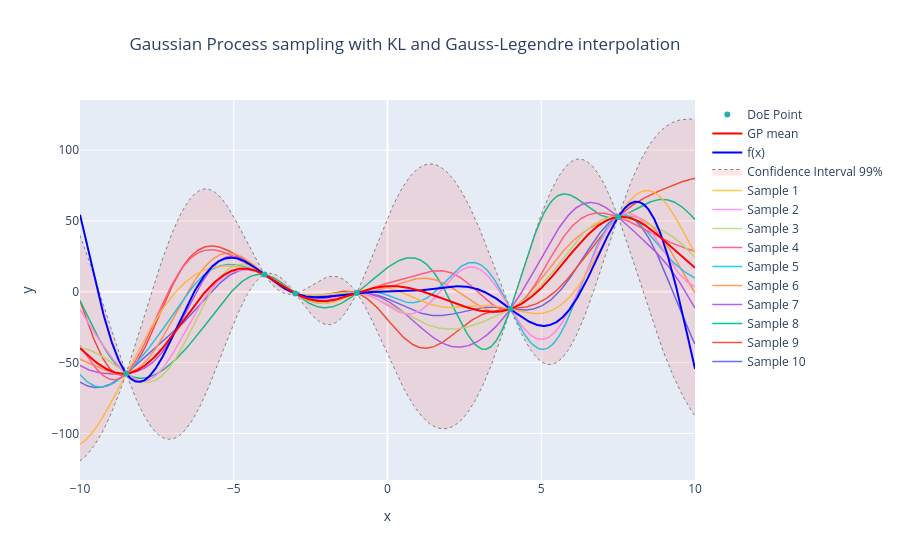

The notebook cell this image was saved under:
### Code cell
fig = go.Figure()
fig = plot_trajectories(
    X_plot, X_doe, Y_doe, X_data, traj_gl, "KL and Gauss-Legendre interpolation"
)
fig.show()

### Figure 1 — Plotly figure (JSON) as saved in the notebook; plotly's stock layout.template omitted (floating-point values rounded to 4 significant figures; data arrays with more than 128 entries replaced by an {"elided": "..."} marker saying what was removed)
{"data": [{"line": {"dash": "solid", "width": 1.5}, "name": "Sample 10", "showlegend": true, "type": "scatter", "x": {"elided": "500 float values"}, "y": {"elided": "500 float values"}}, {"line": {"dash": "solid", "width": 1.5}, "name": "Sample 9", "showlegend": true, "type": "scatter", "x": {"elided": "500 float values"}, "y": {"elided": "500 float values"}}, {"line": {"dash": "solid", "width": 1.5}, "name": "Sample 8", "showlegend": true, "type": "scatter", "x": {"elided": "500 float values"}, "y": {"elided": "500 float values"}}, {"line": {"dash": "solid", "width": 1.5}, "name": "Sample 7", "showlegend": true, "type": "scatter", "x": {"elided": "500 float values"}, "y": {"elided": "500 float values"}}, {"line": {"dash": "solid", "width": 1.5}, "name": "Sample 6", "showlegend": true, "type": "scatter", "x": {"elided": "500 float values"}, "y": {"elided": "500 float values"}}, {"line": {"dash": "solid", "width": 1.5}, "name": "Sample 5", "showlegend": true, "type": "scatter", "x": {"elided": "500 float values"}, "y": {"elided": "500 float values"}}, {"line": {"dash": "solid", "width": 1.5}, "name": "Sample 4", "showlegend": true, "type": "scatter", "x": {"elided": "500 float values"}, "y": {"elided": "500 float values"}}, {"line": {"dash": "solid", "width": 1.5}, "name": "Sample 3", "showlegend": true, "type": "scatter", "x": {"elided": "500 float values"}, "y": {"elided": "500 float values"}}, {"line": {"dash": "solid", "width": 1.5}, "name": "Sample 2", "showlegend": true, "type": "scatter", "x": {"elided": "500 float values"}, "y": {"elided": "500 float values"}}, {"line": {"dash": "solid", "width": 1.5}, "name": "Sample 1", "showlegend": true, "type": "scatter", "x": {"elided": "500 float values"}, "y": {"elided": "500 float values"}}, {"line": {"color": "gray", "dash": "dot", "width": 1}, "showlegend": false, "type": "scatter", "x": {"elided": "1000 float values"}, "y": {"elided": "1000 float values"}}, {"fill": "tonexty", "fillcolor": "rgba(255, 0, 0, 0.1)", "line": {"color": "gray", "dash": "dot", "width": 1}, "name": "Confidence Interval 99%", "type": "scatter", "x": {"elided": "1000 float values"}, "y": {"elided": "1000 float values"}}, {"marker": {"color": "blue"}, "mode": "lines", "name": "f(x)", "type": "scatter", "x": {"elided": "1000 float values"}, "y": {"elided": "1000 float values"}}, {"marker": {"color": "red"}, "mode": "lines", "name": "GP mean", "type": "scatter", "x": {"elided": "1000 float values"}, "y": {"elided": "1000 float values"}}, {"marker": {"color": "lightseagreen"}, "mode": "markers", "name": "DoE Point", "type": "scatter", "x": [-8.5, -4.0, -3.0, -1.0, 4.0, 7.5], "y": [-57.69, 12.11, -1.27, -0.8415, -12.11, 52.76]}], "layout": {"title": {"text": "Gaussian Process sampling with KL and Gauss-Legendre interpolation", "x": 0.45}, "xaxis": {"title": {"text": "x"}}, "yaxis": {"title": {"text": "y"}}}}
